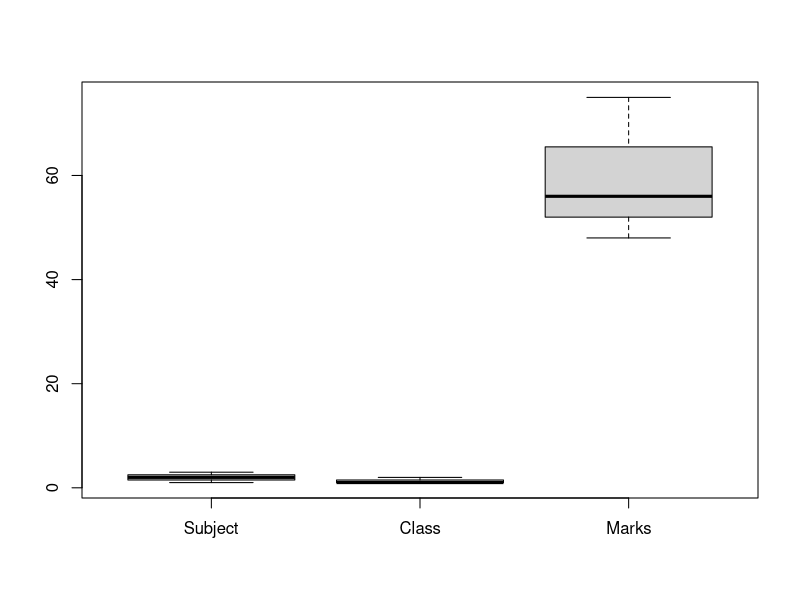

Recreate this plot in R.
data<-data.frame(
    Subject=c(1,2,3,4,5,6),
    Class=c(1,2,1,2,1,2),
    Marks=c(56,75,48,69,84,53)
)

# print(data)
subset<-subset(data,Subject<4)
print(subset)

subset_2<-data[data$Subject<3 & data$Class==2,]
print(subset_2)

boxplot(subset)
